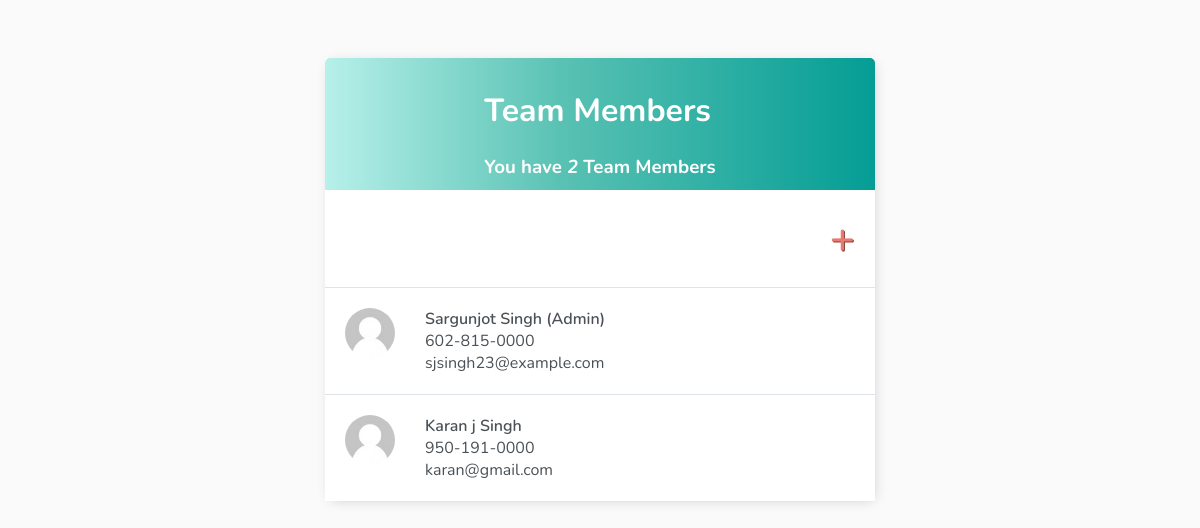
Before: / with the older database file.
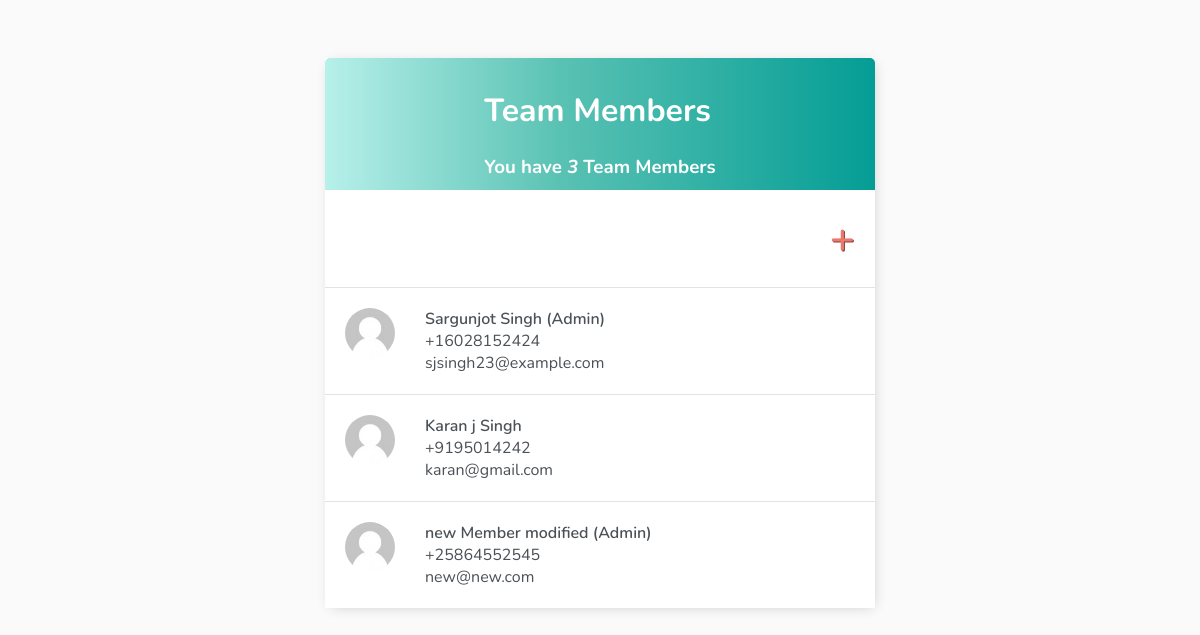
After: the same page with the newer database file.
### base/models.py (models this page shows, shortened)
class Team(models.Model):
    firstname = models.CharField(max_length=200)
    lastname = models.CharField(max_length=200,null=True, blank=True)
    email = models.EmailField(max_length = 254,null=True, blank=True)
    phone_regex = RegexValidator(regex=r'^\+?1?\d{9,15}$', message="Phone number must be entered in the format: '+999999999'. Up to 12 digits are allowed.")
    phone_number = models.CharField(validators=[phone_regex], max_length=12, null=True,blank=True) # validators should be a list
    create = models.DateTimeField(auto_now_add=True)
    role = models.CharField(choices=ROLES, max_length=128, default='Regular')
    class Meta:
        ordering = ['create']

### base/views.py (the view)
# urls.py: path('', TeamList.as_view(), name='teamList' ),
class TeamList(ListView):
    model = Team
    context_object_name = 'team'
    def get_context_data(self, **kwargs):
        context = super().get_context_data(**kwargs)
        context['count'] = context['team'].count()
        return context

### base/templates/base/team_list.html (shortened to what this page needs)
{% extends 'base/main.html' %}
{% block content%}
<div class="header-bar">
    <div>
        <h1>
            Team Members
        </h1>
        <h3 style="margin:0"> You have <i>{{count}}</i> Team Member{{ count|pluralize:"s"}}</h3>
    </div>
</div>
<div id="team-add-wrapper">
    <a id="add-link" href="{% url 'team-add' %}">&#x2b;</a>
</div>
<div id="teamlist" class="team-items-wrapper">
    {% for team_member in team %}
    <div class="team-wrapper" data-position="{{team_member.pk}}">
        <div class="team-title">
            <div>
                {% load static %}
                <img class="team-icon" src="{% static 'avatar.png' %}" class="task-incomplete-icon"></img>
            </div>
            <div class="team-list-space">
                <a href="{% url 'team-update' team_member.id %}">{{team_member.firstname}} {{team_member.lastname}} {%if team_member.role == "Admin" %} <span>(Admin)</span> {% endif %}</a>
                <p>
                    {{team_member.phone_number}}
                </p>
                <p>
                    {{team_member.email}}
                </p>
            </div>
        </div>
    </div>
    {% empty %}
    <div style="text-align: center; padding-bottom: 10px; line-height: 1em;">
        <h3>No Team Members are Added.</h3>
        <h3>Add a <a style="text-decoration: none; color: #e53935;" href="{% url 'team-add' %}">New Team Member</a> !
        </h3>
    </div>
    {% endfor %}
</div>
{% endblock content%}

### base/templates/base/main.html (shortened to what this page needs)
{% load static %}
<!DOCTYPE html>
<html>
<head>
    <link rel="stylesheet" href="https://cdnjs.cloudflare.com/ajax/libs/font-awesome/4.7.0/css/font-awesome.min.css">
    <link rel="stylesheet" type="text/css" href="{% static 'style.css' %}">
</head>
<body>
    <div class="container">
        {% block content%}
        {% endblock content%}
    </div>
</body>
</html>

### base/static/style.css (style rules this page uses)
body { background-color: #FAFAFA; font-family: 'Nunito', sans-serif; padding-top: 50px; }
a, p { color: #4b5156 }
a { font-weight: 600; }
.container { max-width: 550px; margin: auto; background: #fff; -webkit-box-shadow: 2px 2px 13px -4px rgba(0, 0, 0, 0.21); box-shadow: 2px 2px 13px -4px rgba(0, 0, 0, 0.21); ; }
.header-bar { display: flex; justify-content: center; color: #fff; padding: 10px; border-radius: 5px 5px 0 0; background: linear-gradient(90deg, #98eae1b3 0%, #0ea691b0 43%, #049d95 100%); }
.team-wrapper { display: flex; align-items: center; justify-content: space-between; background-color: #fff; border-top: 1px solid #dfe4ea; overflow: hidden; }
.team-title { display: flex; padding: 20px; }
.team-title a { text-decoration: none; color: #4b5156; }
.team-icon { height: 50px; width: 50px; background-color: rgb(105, 192, 105); border-radius: 50%; }
#add-link { color: #EB796F; text-decoration: none; font-size: 42px; text-shadow: 1px 1px #81413b; }
#team-add-wrapper { display: flex; justify-content: right; align-items: center; padding: 20px; }
::placeholder { font-weight: 300; opacity: 0.5; }
.team-list-space { margin-left:30px; }
.team-list-space p { margin:0; }

Changed rows visible on the page:
changed Team "Sargunjot": phone_number "602-815-0000" → "+16028152424"
changed Team "Karan j": phone_number "950-191-0000" → "+9195014242"
added Team: firstname "new", lastname "Member modified", role "(Admin)", phone_number "+25864552545", email "new@new.com"
Other visible differences:
{{ count }}: "2" → "3"
